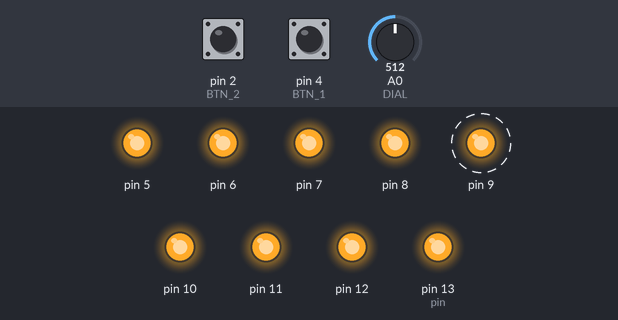
Recording of a sketch running on a simulated Arduino Uno, built with avr-gcc and run on an emulated ATmega328P. Parts: output pins drawn as LEDs (lit = HIGH). Dashed ring = blinking. Inputs (shaded band) come from the test bench; at power-on: pin 2 (BTN_2) LOW, A0 (DIAL) = 512, pin 4 (BTN_1) LOW.

Above: at 1.4 s.
1.5 s: pin 2 (BTN_2) pulled HIGH for 0.75 s
At 3.2 s:
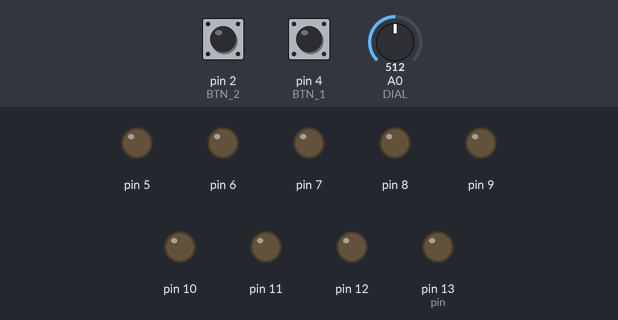
4.9 s: A0 (DIAL) set to 558
6.9 s: A0 (DIAL) set to 584
At 7.05 s:
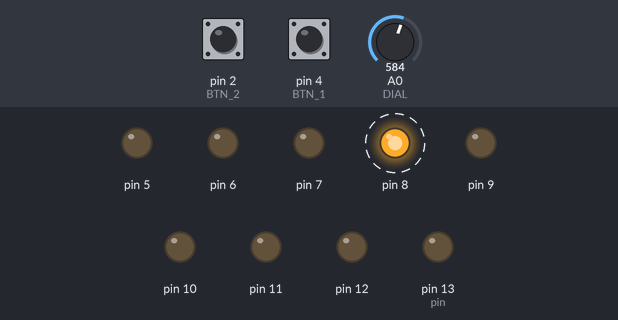
10.2 s: pin 4 (BTN_1) pulled HIGH for 0.75 s
At 10.42 s:
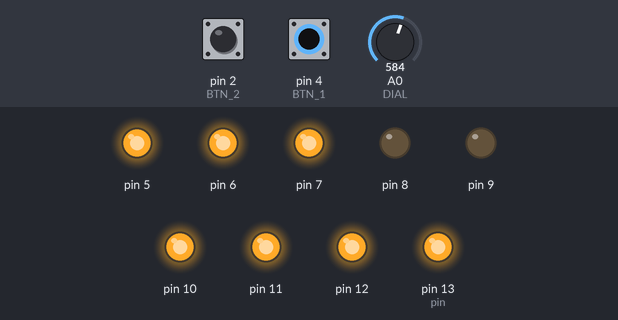
13.5 s: A0 (DIAL) set to 667
15.4 s: A0 (DIAL) set to 690
At 16.2 s:
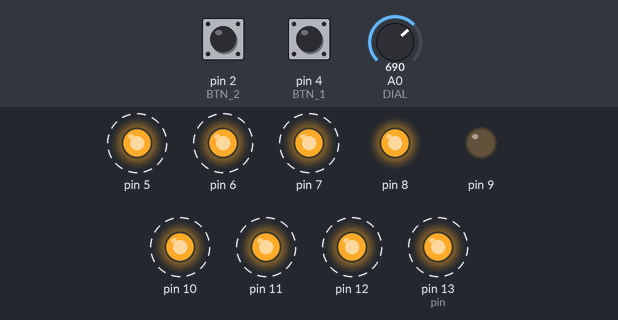
Timing chart, 0 to 19.7 s (numbered marks = the images above; inputs shaded):
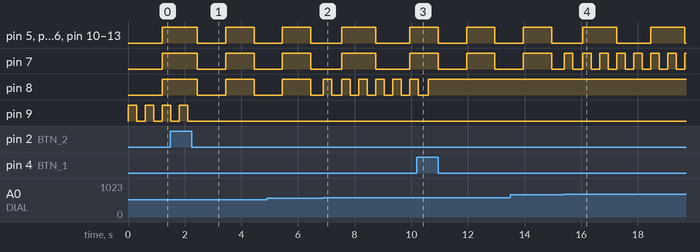

Measured:
- the behaviour switches between 565 and 566 on A0 (DIAL) (found by bisection; images 1 and 2)
- the behaviour switches between 678 and 679 on A0 (DIAL) (found by bisection; images 3 and 4)
- after the input at 1.5 s, pin 9: goes on until 2.1 s, then stays LOW
- after the input at 15.4 s, pin 7: alternates HIGH for 0.30 s and LOW for 0.30 s, starting at once
- by itself, pin 5, pin 6, pin 10–12, pin 13 (pin): alternates HIGH for 1.2 s and LOW for 1.2 s
- by itself, pin 9: alternates HIGH for 0.30 s and LOW for 0.30 s

The sketch:

MIMO.ino
```cpp
/*
Multiple Input - Multiple Output
Author: Chenyi Wang
Date: 11/19/2023

Prompt: Using analog inputs and analog or digital outputs, design and make a machine that two or more people can use.

tic-tac-toe game
*/

/* pins */
const int DIAL = A0;            // input pin for potentiometer
const int BTN_1 = 4;            // input pin for pushbutton 1
const int BTN_2 = 2;            // input pin for pushbutton 2
const int LED_1 = 13;
const int LED_2 = 12;
const int LED_3 = 11;
const int LED_4 = 10;
const int LED_5 = 9;
const int LED_6 = 8;
const int LED_7 = 7;
const int LED_8 = 6;
const int LED_9 = 5;

int dialCurrValue = 0;
int dialMaxValue = 1023;

enum led_states {
  IDLE,
  SELECTED,
  ON,
  OFF
};

class LEDObj {
  public:
    int pin;
    led_states state = IDLE;
};

LEDObj* Led_1 = new LEDObj();
LEDObj* Led_2 = new LEDObj();
LEDObj* Led_3 = new LEDObj();
LEDObj* Led_4 = new LEDObj();
LEDObj* Led_5 = new LEDObj();
LEDObj* Led_6 = new LEDObj();
LEDObj* Led_7 = new LEDObj();
LEDObj* Led_8 = new LEDObj();
LEDObj* Led_9 = new LEDObj();

enum btn_states {
  BTN_PRESSED,
  PRESSED_TO_RELEASED,
  BTN_RELEASED,
  RELEASED_TO_PRESSED
};

btn_states button = BTN_RELEASED;
int buttonState = 0;

void setup() {
  Led_1->pin = LED_1;
  Led_2->pin = LED_2;
  Led_3->pin = LED_3;
  Led_4->pin = LED_4;
  Led_5->pin = LED_5;
  Led_6->pin = LED_6;
  Led_7->pin = LED_7;
  Led_8->pin = LED_8;
  Led_9->pin = LED_9;

  // declare pins
  pinMode(DIAL, INPUT);
  pinMode(BTN_1, INPUT);
  pinMode(BTN_2, INPUT);
  pinMode(Led_1->pin, OUTPUT);
  pinMode(Led_2->pin, OUTPUT);
  pinMode(Led_3->pin, OUTPUT);
  pinMode(Led_4->pin, OUTPUT);
  pinMode(Led_5->pin, OUTPUT);
  pinMode(Led_6->pin, OUTPUT);
  pinMode(Led_7->pin, OUTPUT);
  pinMode(Led_8->pin, OUTPUT);
  pinMode(Led_9->pin, OUTPUT);
}

void loop() {

  dialCurrValue = analogRead(DIAL);

  // reset selected LEDs to idle
  if (Led_1->state == SELECTED) Led_1->state = IDLE;
  if (Led_2->state == SELECTED) Led_2->state = IDLE;
  if (Led_3->state == SELECTED) Led_3->state = IDLE;
  if (Led_4->state == SELECTED) Led_4->state = IDLE;
  if (Led_5->state == SELECTED) Led_5->state = IDLE;
  if (Led_6->state == SELECTED) Led_6->state = IDLE;
  if (Led_7->state == SELECTED) Led_7->state = IDLE;
  if (Led_8->state == SELECTED) Led_8->state = IDLE;
  if (Led_9->state == SELECTED) Led_9->state = IDLE;

  idleLED();

  if (dialCurrValue <= dialMaxValue/9) {
    if (Led_1->state == ON) {
      digitalWrite(Led_1->pin, HIGH);
    }
    else if (Led_1->state == OFF) {
      digitalWrite(Led_1->pin, LOW);
    }
    else {
      selectLED(Led_1);
      Led_1->state = SELECTED;
      pushbutton(BTN_1, Led_1);
      pushbutton(BTN_2, Led_1);
    }
  }
  else if (dialCurrValue > dialMaxValue/9 && dialCurrValue <= dialMaxValue/9*2) {
    if (Led_2->state == ON) {
      digitalWrite(Led_2->pin, HIGH);
    }
    else if (Led_2->state == OFF) {
      digitalWrite(Led_2->pin, LOW);
    }
    else {
      selectLED(Led_2);
      Led_2->state = SELECTED;
      pushbutton(BTN_1, Led_2);
      pushbutton(BTN_2, Led_2);
    }
  }
  else if (dialCurrValue > dialMaxValue/9*2 && dialCurrValue <= dialMaxValue/9*3) {
    if (Led_3->state == ON) {
      digitalWrite(Led_3->pin, HIGH);
    }
    else if (Led_3->state == OFF) {
      digitalWrite(Led_3->pin, LOW);
    }
    else {
      selectLED(Led_3);
      Led_3->state = SELECTED;
      pushbutton(BTN_1, Led_3);
      pushbutton(BTN_2, Led_3);
    }
  }
  else if (dialCurrValue > dialMaxValue/9*3 && dialCurrValue <= dialMaxValue/9*4) {
    if (Led_4->state == ON) {
      digitalWrite(Led_4->pin, HIGH);
    }
    else if (Led_4->state == OFF) {
      digitalWrite(Led_4->pin, LOW);
    }
    else {
      selectLED(Led_4);
      Led_4->state = SELECTED;
      pushbutton(BTN_1, Led_4);
      pushbutton(BTN_2, Led_4);
    }
  }
  else if (dialCurrValue > dialMaxValue/9*4 && dialCurrValue <= dialMaxValue/9*5) {
    if (Led_5->state == ON) {
      digitalWrite(Led_5->pin, HIGH);
    }
    else if (Led_5->state == OFF) {
      digitalWrite(Led_5->pin, LOW);
    }
    else {
      selectLED(Led_5);
      Led_5->state = SELECTED;
      pushbutton(BTN_1, Led_5);
      pushbutton(BTN_2, Led_5);
    }
  }
  else if (dialCurrValue > dialMaxValue/9*5 && dialCurrValue <= dialMaxValue/9*6) {
    if (Led_6->state == ON) {
      digitalWrite(Led_6->pin, HIGH);
    }
    else if (Led_6->state == OFF) {
      digitalWrite(Led_6->pin, LOW);
    }
    else {
      selectLED(Led_6);
      Led_6->state = SELECTED;
      pushbutton(BTN_1, Led_6);
      pushbutton(BTN_2, Led_6);
    }
  }
  else if (dialCurrValue > dialMaxValue/9*6 && dialCurrValue <= dialMaxValue/9*7) {
    if (Led_7->state == ON) {
      digitalWrite(Led_7->pin, HIGH);
    }
    else if (Led_7->state == OFF) {
      digitalWrite(Led_7->pin, LOW);
    }
    else {
      selectLED(Led_7);
      Led_7->state = SELECTED;
      pushbutton(BTN_1, Led_7);
      pushbutton(BTN_2, Led_7);
    }
  }
  else if (dialCurrValue > dialMaxValue/9*7 && dialCurrValue <= dialMaxValue/9*8) {
    if (Led_8->state == ON) {
      digitalWrite(Led_8->pin, HIGH);
    }
    else if (Led_8->state == OFF) {
      digitalWrite(Led_8->pin, LOW);
    }
    else {
      selectLED(Led_8);
      Led_8->state = SELECTED;
      pushbutton(BTN_1, Led_8);
      pushbutton(BTN_2, Led_8);
    }
  }
  else if (dialCurrValue > dialMaxValue/9*8) {
    if (Led_9->state == ON) {
      digitalWrite(Led_9->pin, HIGH);
    }
    else if (Led_9->state == OFF) {
      digitalWrite(Led_9->pin, LOW);
    }
    else {
      selectLED(Led_9);
      Led_9->state = SELECTED;
      pushbutton(BTN_1, Led_9);
      pushbutton(BTN_2, Led_9);
    }
  }

}

void selectLED(LEDObj* led) {
  digitalWrite(led->pin, HIGH);
  delay(300);
  digitalWrite(led->pin, LOW);
  delay(300);
}

void idleLED() {
  blinkLED(1000, Led_1);
  blinkLED(1000, Led_2);
  blinkLED(1000, Led_3);
  blinkLED(1000, Led_4);
  blinkLED(1000, Led_5);
  blinkLED(1000, Led_6);
  blinkLED(1000, Led_7);
  blinkLED(1000, Led_8);
  blinkLED(1000, Led_9);
}

int ledState = LOW;
unsigned long previousMillis = 0;

void blinkLED(int interval, LEDObj* led) {
  if (led->state != IDLE) return;

  unsigned long currentMillis = millis();

  if (currentMillis - previousMillis >= interval) {
    previousMillis = currentMillis;

    if (ledState == LOW) {
      ledState = HIGH;
    }
    else {
      ledState = LOW;
    }
  }

  digitalWrite(led->pin, ledState);
}

void pushbutton(int btn, LEDObj* led) {
  if (led->state != SELECTED) {
    return;
  }
  // read the state of the pushbutton value
  buttonState = digitalRead(btn);

  // determines next state based on the current pushbutton state
  switch (button) {
    // if button is pushed, go to transition state, if not, stay in current state
    case BTN_RELEASED:
      if (buttonState == HIGH) button = RELEASED_TO_PRESSED;
      else button = BTN_RELEASED;
      break;
    // while in transition state, wait for 50 ms for the pushbutton to become steady
    // afterwards, turn on or off the LED, then go to the pressed state
    case RELEASED_TO_PRESSED:
      delay(50);
      button = BTN_PRESSED;
      if (btn == BTN_2) {   // turn the LED on for button 2
        digitalWrite(led->pin, HIGH);
        led->state = ON;
      }
      else if (btn == BTN_1) {  // turn the LED off for button 1
        digitalWrite(led->pin, LOW);
        led->state = OFF;
      }
      break;
    // if button is released, go to transition state, if not, stay in current state
    case BTN_PRESSED:
      if (buttonState == LOW) button = PRESSED_TO_RELEASED;
      else button = BTN_PRESSED;
      break;
    // while in transition state, wait for 50 ms for the pushbutton to become steady, then go to the released state
    case PRESSED_TO_RELEASED:
      delay(50);
      button = BTN_RELEASED;
      break;
  }
}
```
